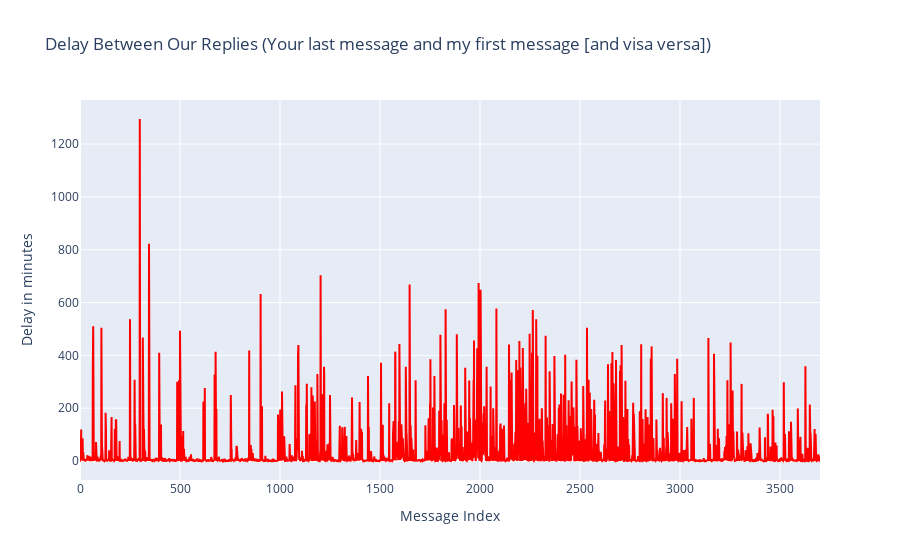

The notebook cell saved with this chart:
### Code cell
d2 = []

for index, row in frame.iterrows():
    if index > 0:
        if responder != row['Name']:
            d2.append([f"{responder} -> {row['Name']}", row['Timestamp(minutes)']-lag])

    lag = row['Timestamp(minutes)']
    responder = row['Name']

frame2 = pandas.DataFrame(data = d2, columns = ['Sequence', 'Delay'])

figure1 = graph.Figure(data = graph.Scatter(y = frame2['Delay'],
                                            line = dict(color = 'red', width = 2)))
figure1.update_layout(title = 'Delay Between Our Replies (Your last message and my first message [and visa versa])',
                   xaxis_title = 'Message Index',
                   yaxis_title = 'Delay in minutes')
figure1.show()

### Figure 1 — Plotly figure (JSON) as saved in the notebook; plotly's stock layout.template omitted (floating-point values rounded to 4 significant figures; data arrays with more than 128 entries replaced by an {"elided": "..."} marker saying what was removed)
{"data": [{"line": {"color": "red", "width": 2}, "type": "scatter", "y": {"elided": "3701 int values"}}], "layout": {"title": {"text": "Delay Between Our Replies (Your last message and my first message [and visa versa])"}, "xaxis": {"title": {"text": "Message Index"}}, "yaxis": {"title": {"text": "Delay in minutes"}}}}
